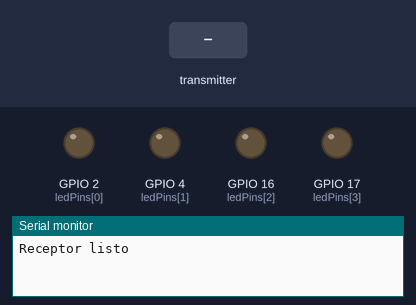
This sketch was run on a simulated ESP32. On the bench: output pins drawn as LEDs (lit = HIGH), the last lines printed to the serial monitor. The inputs (shaded band) are chosen by the test bench.

Above: at 1.2 s.
1.3 s: the transmitter starts sending botones.0 = 64
At 2.0 s:
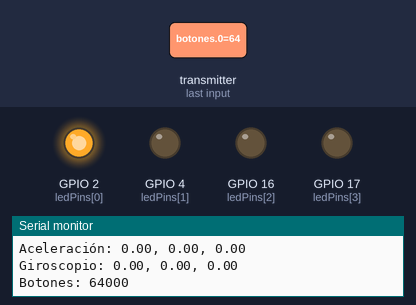
2.8 s: the transmitter starts sending botones.1 = 64
At 3.2 s:
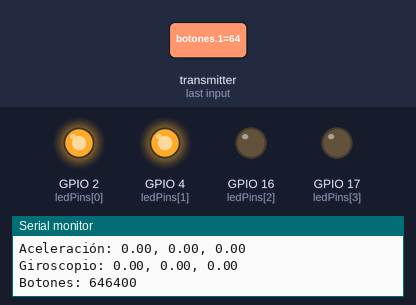
4.3 s: the transmitter starts sending botones.2 = 64
At 5.5 s:
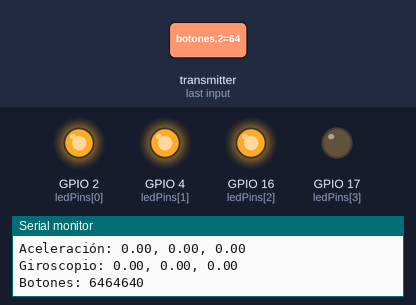
5.8 s: the transmitter starts sending botones.3 = 64
At 6.7 s:
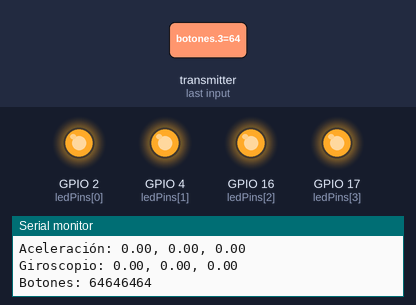
7.3 s: the transmitter starts sending botones.0 = 0
At 7.8 s:
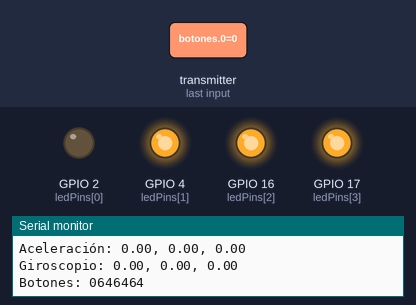
8.8 s: the transmitter starts sending botones.1 = 0
At 10.1 s:
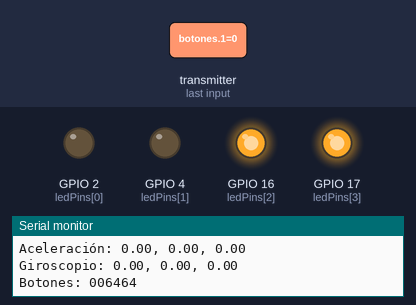
Timing chart, 0 to 11.3 s (numbered marks = the images above; inputs shaded):
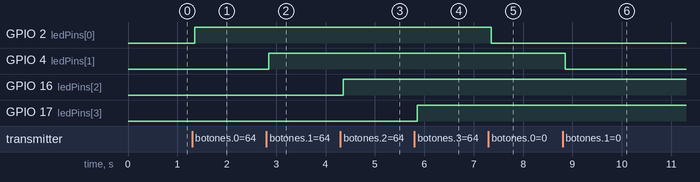

Measured:
- after the input at 1.3 s, GPIO 2 (ledPins[0]): LOW → HIGH after 0.05 s
- after the input at 2.8 s, GPIO 4 (ledPins[1]): LOW → HIGH after 0.05 s
- after the input at 4.3 s, GPIO 16 (ledPins[2]): LOW → HIGH after 0.05 s
- after the input at 5.8 s, GPIO 17 (ledPins[3]): LOW → HIGH after 0.05 s
- after the input at 7.3 s, GPIO 2 (ledPins[0]): HIGH → LOW after 0.05 s
- after the input at 8.8 s, GPIO 4 (ledPins[1]): HIGH → LOW after 0.05 s

The sketch:

receptor.ino
```cpp
#include <WiFi.h>
#include <esp_now.h>

// Definición del struct igual que en el emisor
typedef struct {
  float ax, ay, az;
  float gx, gy, gz;
  uint8_t botones[4];
} IMUMessage;

// Pines de LEDs
const uint8_t ledPins[4] = {2, 4, 16, 17}; // ajusta según tu placa

void OnDataRecv(const esp_now_recv_info_t *info, const uint8_t *data, int len) {
  if(len != sizeof(IMUMessage)) {
    Serial.println("Error: tamaño de mensaje incorrecto");
    return;
  }

  IMUMessage mensajeRecibido;
  memcpy(&mensajeRecibido, data, sizeof(mensajeRecibido));

  // Mostrar datos en Serial
  Serial.printf("De: %02X:%02X:%02X:%02X:%02X:%02X\n",
                info->src_addr[0], info->src_addr[1], info->src_addr[2],
                info->src_addr[3], info->src_addr[4], info->src_addr[5]);

  Serial.print("Aceleración: ");
  Serial.print(mensajeRecibido.ax); Serial.print(", ");
  Serial.print(mensajeRecibido.ay); Serial.print(", ");
  Serial.println(mensajeRecibido.az);

  Serial.print("Giroscopio: ");
  Serial.print(mensajeRecibido.gx); Serial.print(", ");
  Serial.print(mensajeRecibido.gy); Serial.print(", ");
  Serial.println(mensajeRecibido.gz);

  Serial.print("Botones: ");
  for(int i=0;i<4;i++) {
    Serial.print(mensajeRecibido.botones[i]);
    // Encender LED según botón
    digitalWrite(ledPins[i], mensajeRecibido.botones[i] ? HIGH : LOW);
  }
  Serial.println("\n");
}

void setup() {
  Serial.begin(115200);
  WiFi.mode(WIFI_STA);

  // Configurar LEDs
  for(int i=0;i<4;i++) pinMode(ledPins[i], OUTPUT);

  if(esp_now_init() != ESP_OK) {
    Serial.println("Error inicializando ESP-NOW");
    return;
  }

  esp_now_register_recv_cb(OnDataRecv);
  Serial.println("Receptor listo ");
}

void loop() {
  // Todo se maneja por callback
}
```
